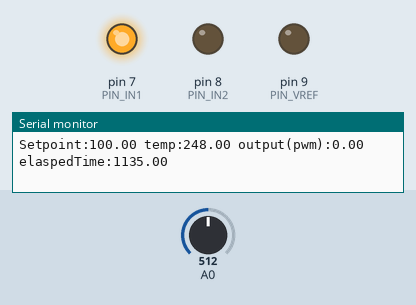
Recording of a sketch running on a simulated Arduino Uno, built with avr-gcc and run on an emulated ATmega328P. On the bench: output pins drawn as LEDs (lit = HIGH), the last lines printed to the serial monitor. The test bench sets the inputs (shaded band); at power-on: A0 = 512.

Above: at 1.2 s.
1.3 s: A0 set to 716
At 2.6 s:
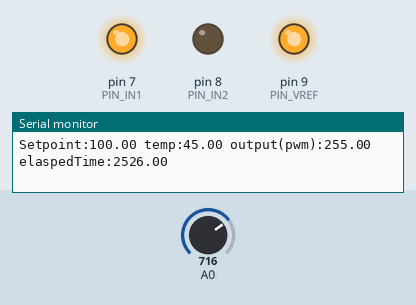
2.9 s: A0 set to 511
At 4.3 s:
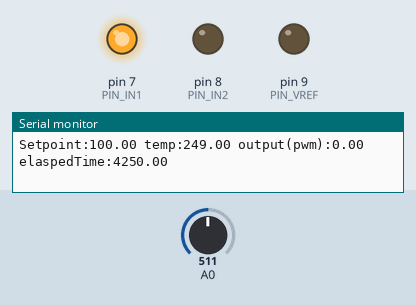
Timing chart, 0 to 19.8 s (numbered marks = the images above; inputs shaded):
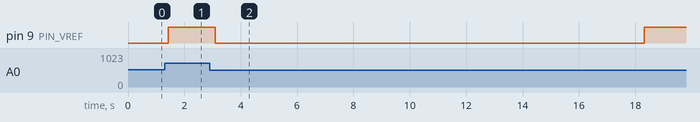

The sketch:

niku.ino
```cpp
#include <PID_v1.h>
#include "Thermistor.h"

#define PIN_IN1  7
#define PIN_IN2  8
#define PIN_VREF 9 // PWM

//かき混ぜないと，部分的に熱くなりすぎて超えそう
// 数段階に分けたほうがよさそう
int points[4] = {100, 150, 200, 300}; //加熱の段階
float timer = 1000.00 * 60.00 * 0.50; //特定温度で温める時間(ms)*(sec)*(min)
float offsetTime = 1000.00 * 60.00 * 0.10; //段階的に温める時間(ms)*(sec)*(min)
int index = 0;


// 加熱時間の管理とかフラグ
float startTime, heatTime;
boolean firstTouch = true;
boolean finished = false;

// PID用のライブラリとか
double Setpoint;
double Input, Output;
PID myPID(&Input, &Output, &Setpoint, 80, 0, 0, DIRECT);

Thermistor t1 = Thermistor(0, 3435, 298, 10, 10.00);

void setup() {
  Serial.begin(9600) ;

  pinMode(PIN_IN1, OUTPUT);
  pinMode(PIN_IN2, OUTPUT);

  digitalWrite(PIN_IN1, HIGH);
  digitalWrite(PIN_IN2, LOW);

  myPID.SetOutputLimits(0, 255);
  myPID.SetMode(AUTOMATIC);

  Setpoint = points[0];
  heatTime = offsetTime;
}

void loop() {
  if (Input >= Setpoint) {
    if (firstTouch) {
      startTime = millis();
      firstTouch = false;
    }
  }

  if (elaspedTime(firstTouch, startTime) > heatTime) {
    if (index < sizeof(points) / sizeof(points[0]) - 1 ) { // 0,1,2
      index += 1;
      if (index == sizeof(points) / sizeof(points[0]) - 1) { // 2->3になったとき
        heatTime = timer;
        Serial.print("targetTempStart!!!!!:");
        Serial.println(heatTime / (60000.00));
      }
      firstTouch = true;
    } else {
      //終了
      Serial.println("end!!!!!!!!!!!");
      finished = true;
    }

  }

  if (!finished) {
    Setpoint = points[index];
    Input = t1.calc_milliTemp();
    myPID.Compute();

    printStatus();
    analogWrite(PIN_VREF, Output);
  }
  delay(1);
}

float elaspedTime(boolean ft, float startTime) {
  if (ft) {
    return 0.0;
  } else {
    float diff = millis() - startTime;
    return diff;
  }
}

void printStatus() {
  Serial.print("Setpoint:");
  Serial.print(Setpoint);
  Serial.print(" temp:");
  Serial.print(Input);
  Serial.print(" output(pwm):");
  Serial.print(Output);
  Serial.print(" elaspedTime:");
  Serial.println(elaspedTime(firstTouch, startTime));
}
```

Thermistor.cpp
```cpp
#include "Arduino.h"
#include "Thermistor.h"

/*
 * 参考（そのままだけど）にしたサイトです
 * http://lab.yengawa.com/2014/06/24/arduino%E3%81%A8%E3%82%B5%E3%83%BC%E3%83%9F%E3%82%B9%E3%82%BF%E3%81%A7%E6%B8%A9%E5%BA%A6%E3%82%92%E6%B8%AC%E3%82%8B/
*/
//pinNum, B(k),T0(K), R0(kΩ),R1(kΩ)
Thermistor::Thermistor(int _pin, float _B, float _T0, float _R0, float _R1) {
  pin = _pin;
  B = _B;
  T0 = _T0;
  R0 = _R0;
  R1 = _R1;
}

int Thermistor::calc_milliTemp() {
  float rr1, t;
  float raw = analogRead(pin);
  rr1 = R1 * raw / (1024.0 - raw);
  t = 1 / (log(rr1 / R0) / B + (1 / T0));
  return (int)((t - 273.15) * 10.0); //unit 0.1 degree;
}
```

Thermistor.h
```cpp
#ifndef Thermistor_h
#define Thermistor_h

class Thermistor {
  public:
    Thermistor(int pin,float B, float To, float R0, float R1);
    int calc_milliTemp();

  private:
    float B, T0, R0, R1;
    int pin;
};

#endif
```

Measured:
- after the input at 1.3 s, pin 9 (PIN_VREF): LOW → HIGH after 0.12 s
- after the input at 2.9 s, pin 9 (PIN_VREF): HIGH → LOW after 0.20 s, → HIGH 15.2 s later
